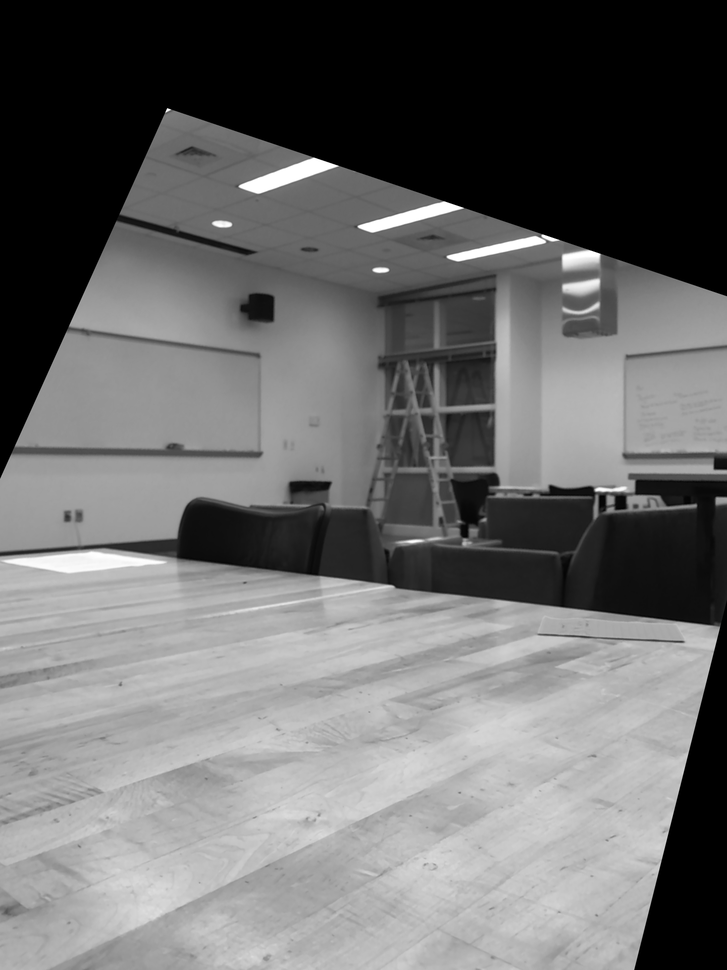
#> input picture level1.png, 727 x 970 px, shrunk from 1440 x 1920 before the run
$ python test.py
#> lines starting #> are read from the running program, lines starting #| are printed output that depends on the picture
import cv2
import numpy as np
from scipy.spatial.transform import Rotation as R


def get_normalized_vector(image_coordinate, focal_length, ppx, ppy):
    '''Convert an image coordinate to a vector with z=1.

    Args:
        image_coordinate: The image coordinate in (column, row) format.
        focal_length: The focal length of the camera.
        ppx: The x coordinate of the optical center of the camera.
        ppy: The y coordinate of the optical center of the camera.

    Returns:
        The x and y components of the vector representing the ray from
        the camera to the pixel, assuming the z component is 1.
    '''
    new_coordinate = np.array(
        [image_coordinate[0] - ppx, image_coordinate[1] - ppy])
    return new_coordinate / focal_length

image1 = cv2.imread('level1.png', 0)
#> image1 is the input picture: shape (970, 727); min 0, max 255, mean 107.3
image2 = cv2.imread('level2.png', 0)
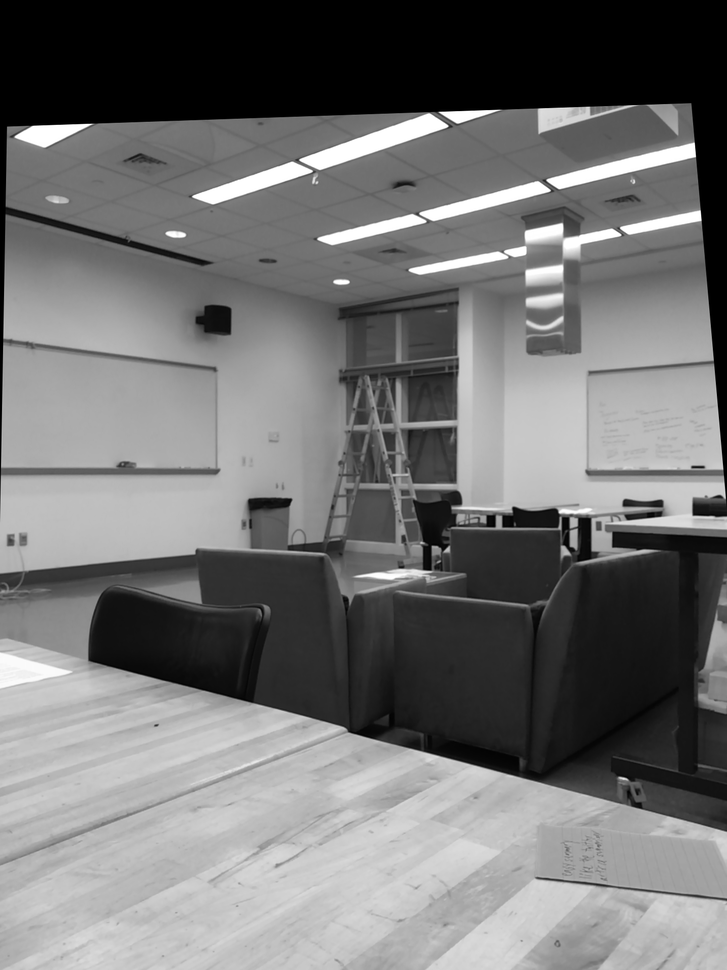
#> input picture level2.png, 727 x 970 px, shrunk from 1440 x 1920 before the run
#> image2 is the input picture: shape (970, 727); min 0, max 255, mean 114.4

feature_descriptor = cv2.AKAZE_create()

keypoints1, descriptors1 = feature_descriptor.detectAndCompute(
    image1, None)
#> keypoints1 = 619 keypoints; strongest (x, y, size): (587, 257, 16.1), (590, 257, 11.4), (573, 257, 16.1), (314, 163, 16.1)
keypoints2, descriptors2 = feature_descriptor.detectAndCompute(
    image2, None)
#> keypoints2 = 1112 keypoints; strongest (x, y, size): (584, 523, 11.4), (584, 520, 8.1), (547, 119, 16.1), (428, 122, 16.1)

matcher = cv2.BFMatcher()
matches = matcher.knnMatch(descriptors1, descriptors2, 2)
#> matches = 619 matches

good_matches = []

# Lowe ratio test

for m, n in matches:
    if m.distance < 0.6 * n.distance:
        good_matches.append(m)
#> after the loop, good_matches = 126 matches

intrinsics1 = np.array([[1.559217e+03, 0.000000e+00, 7.183415e+02],
                        [0.000000e+00, 1.559217e+03, 9.334793e+02],
                        [0.000000e+00, 0.000000e+00, 1.000000e+00]])

intrinsics2 = np.array([[1558.10254, 0, 719.077759],
                        [0, 1558.10254, 933.125976],
                        [0, 0, 1]])


correspondences = cv2.drawMatches(
    image1, keypoints1, image2, keypoints2, good_matches, None)
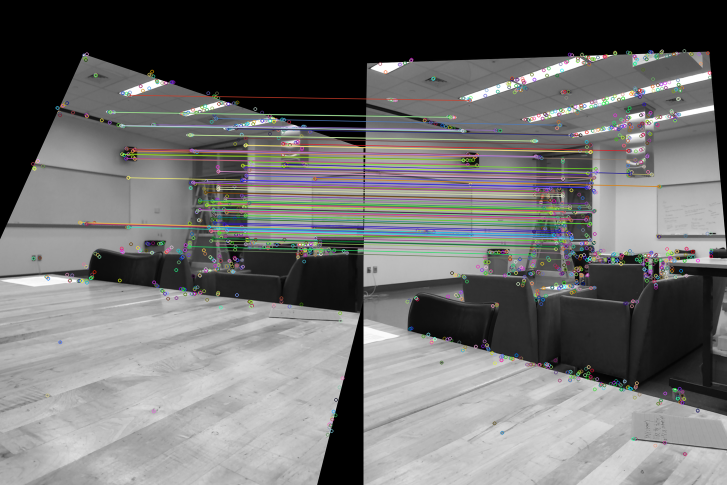
#> correspondences: shape (970, 1454, 3) (shown at 1/2 size); mean of channels 0, 1, 2 110.6, 111, 111; drawn as B, G, R

ordered_vectors1 = []
ordered_vectors2 = []

# Order the points and vectors to be matched by index.
for match in matches:
    keypoint1 = keypoints1[match[0].queryIdx].pt
    keypoint2 = keypoints2[match[0].trainIdx].pt
    ordered_vectors1.append(get_normalized_vector(
        keypoint1, intrinsics1[0, 0], intrinsics1[0, 2], intrinsics1[1, 2]))
    ordered_vectors2.append(get_normalized_vector(
        keypoint2, intrinsics2[0, 0], intrinsics2[0, 2], intrinsics2[1, 2]))
#> this loop made 619 passes
#> (keypoint1, keypoint2) on passes 1 to 3: ((173.3, 108.1), (670.8, 107.3)), ((167.6, 110), (642, 907.5)), ((331.3, 165.5), (81.74, 125.9))
#> after the loop, ordered_vectors1 = 619 pairs, first value -0.419 to -0.0158, second value -0.529 to -0.0413; ordered_vectors2 = 619 pairs, first value -0.44 to -0.0154, second value -0.534 to -0.016

ordered_vectors1 = np.array(ordered_vectors1)
ordered_vectors2 = np.array(ordered_vectors2)


essential_mat, _ = cv2.findEssentialMat(ordered_vectors1, ordered_vectors2)
#> essential_mat = [[0.217, -0.512, -0.419], [-0.672, -0.138, -0.164], [-0.0085, -0.103, -0.0881]]
num_inliers, rotation_mat, translation, _ = cv2.recoverPose(
    essential_mat, ordered_vectors1, ordered_vectors2)
#> num_inliers = 617; rotation_mat = [[0.924, 0.0863, 0.373], [0.295, -0.781, -0.55], [0.244, 0.618, -0.747]]; translation = [-0.179, -0.0702, 0.981]

#> (the run stopped early here; a loop or call above may not have finished)
